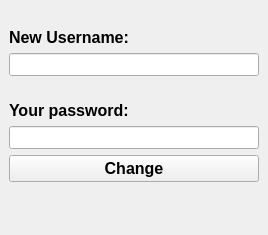
<?xml version="1.0" encoding="UTF-8"?>
<ui version="4.0">
 <class>MainWindow</class>
 <widget class="QMainWindow" name="MainWindow">
  <property name="geometry">
   <rect>
    <x>0</x>
    <y>0</y>
    <width>268</width>
    <height>235</height>
   </rect>
  </property>
  <property name="windowTitle">
   <string>MainWindow</string>
  </property>
  <widget class="QWidget" name="centralwidget">
   <layout class="QGridLayout" name="gridLayout">
    <item row="5" column="0">
     <widget class="QLabel" name="Response">
      <property name="font">
       <font>
        <family>Microsoft YaHei UI</family>
        <pointsize>11</pointsize>
        <weight>75</weight>
        <bold>true</bold>
       </font>
      </property>
      <property name="text">
       <string/>
      </property>
      <property name="alignment">
       <set>Qt::AlignCenter</set>
      </property>
     </widget>
    </item>
    <item row="4" column="0">
     <widget class="QPushButton" name="Change_btn">
      <property name="font">
       <font>
        <family>Microsoft YaHei UI</family>
        <pointsize>12</pointsize>
        <weight>75</weight>
        <bold>true</bold>
       </font>
      </property>
      <property name="text">
       <string>Change</string>
      </property>
     </widget>
    </item>
    <item row="0" column="0">
     <widget class="QLabel" name="label_2">
      <property name="font">
       <font>
        <family>Microsoft YaHei UI</family>
        <pointsize>12</pointsize>
        <weight>75</weight>
        <bold>true</bold>
       </font>
      </property>
      <property name="text">
       <string>New Username:</string>
      </property>
      <property name="alignment">
       <set>Qt::AlignBottom|Qt::AlignLeading|Qt::AlignLeft</set>
      </property>
     </widget>
    </item>
    <item row="1" column="0">
     <widget class="QLineEdit" name="New_username">
      <property name="font">
       <font>
        <family>Microsoft YaHei UI</family>
        <pointsize>10</pointsize>
       </font>
      </property>
      <property name="text">
       <string/>
      </property>
      <property name="echoMode">
       <enum>QLineEdit::Normal</enum>
      </property>
     </widget>
    </item>
    <item row="3" column="0">
     <widget class="QLineEdit" name="Password">
      <property name="font">
       <font>
        <family>Microsoft YaHei UI</family>
        <pointsize>10</pointsize>
       </font>
      </property>
      <property name="echoMode">
       <enum>QLineEdit::Password</enum>
      </property>
     </widget>
    </item>
    <item row="2" column="0">
     <widget class="QLabel" name="label">
      <property name="font">
       <font>
        <family>Microsoft YaHei UI</family>
        <pointsize>12</pointsize>
        <weight>75</weight>
        <bold>true</bold>
       </font>
      </property>
      <property name="text">
       <string>Your password:</string>
      </property>
      <property name="alignment">
       <set>Qt::AlignBottom|Qt::AlignLeading|Qt::AlignLeft</set>
      </property>
     </widget>
    </item>
   </layout>
  </widget>
 </widget>
 <tabstops>
  <tabstop>New_username</tabstop>
  <tabstop>Password</tabstop>
  <tabstop>Change_btn</tabstop>
 </tabstops>
 <resources/>
 <connections/>
</ui>
